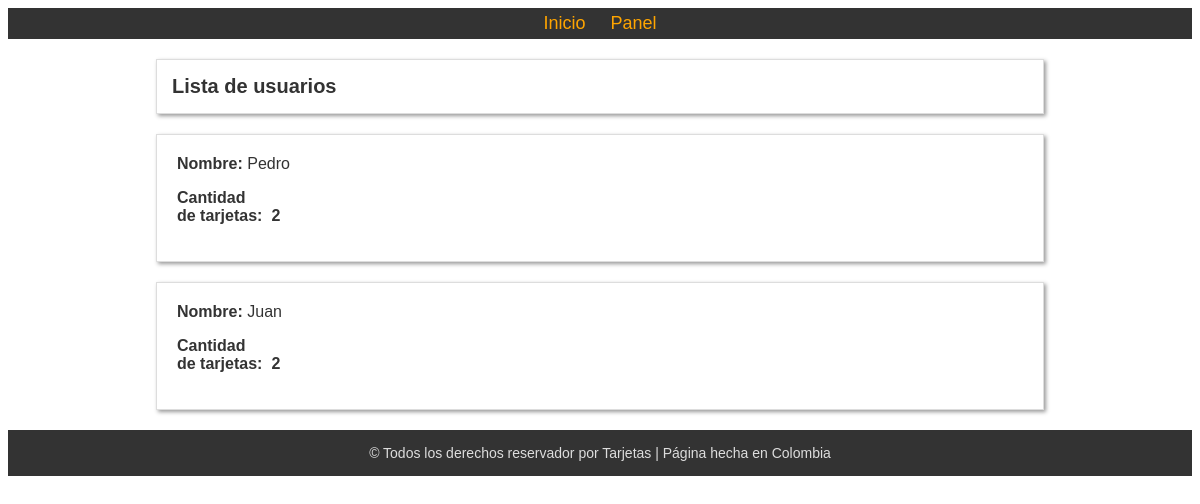
The page / on the database its author committed.
### credito/usuario.py (models this page shows, shortened)
class Usuario(bd.Base):
    __tablename__ = 'usuario'
    nombre = Column(String, primary_key=True)
    def asignar_tarjetas(self, tarjetas):
        self.tarjetas = tarjetas

### credito_flask.py (the view)
@app.route('/')
def index():
    titulo = "Usuarios Inicio"
    usuarios = controlador.get_usuarios()
    return render_template("index.html", titulo=titulo, usuarios=usuarios)

### controlador_credito.py (called while the page is built)
def get_usuarios() :
    usuarios = bd.session.query(Usuario).all()
    for usuario in usuarios :
        tarjetas = bd.session.query(Tarjeta).filter(Tarjeta.usuario == usuario.nombre).all()
        usuario.asignar_tarjetas(tarjetas)
    return usuarios

### templates/index.html (shortened to what this page needs)
{% extends 'base.html' %}
{% block contenido %}
<div class="contenido">
    <section class="tarjeta-titulo">
        Lista de usuarios
    </section>
    {% for usuario in usuarios %}
    <section class="tarjeta">
        <aside>
          <span class="etiqueta">Nombre:</span>
          {{ usuario.nombre }}
        </aside>
        <p>
          <label>Cantidad de tarjetas:</label>
          <label>{{ usuario.tarjetas|length }}</label>
        </p>
    </section>
    {% endfor %}
</div>
{% endblock %}

### static/css/main.css (style rules this page uses)
* { font-family: Helvetica; }
div.contenido { width: 75%; margin: 0px auto; padding: 0px; }
section.tarjeta-titulo, section.tarjeta-msg { margin: 20px auto; padding: 15px; border: 1px solid #ddd; box-shadow: 2px 2px 4px #999; color: #333; font-weight: bold; font-size: 20px; }
section.tarjeta { margin: 20px auto; padding: 20px; border: 1px solid #ddd; box-shadow: 2px 2px 4px #999; color: #333; }
label { display: inline-block; width: 90px; font-weight: bold; }
span.etiqueta { font-weight: bold; }

### rows shown on the page
Usuario: nombre "Pedro", tarjetas|length "2"
Usuario: nombre "Juan", tarjetas|length "2"
